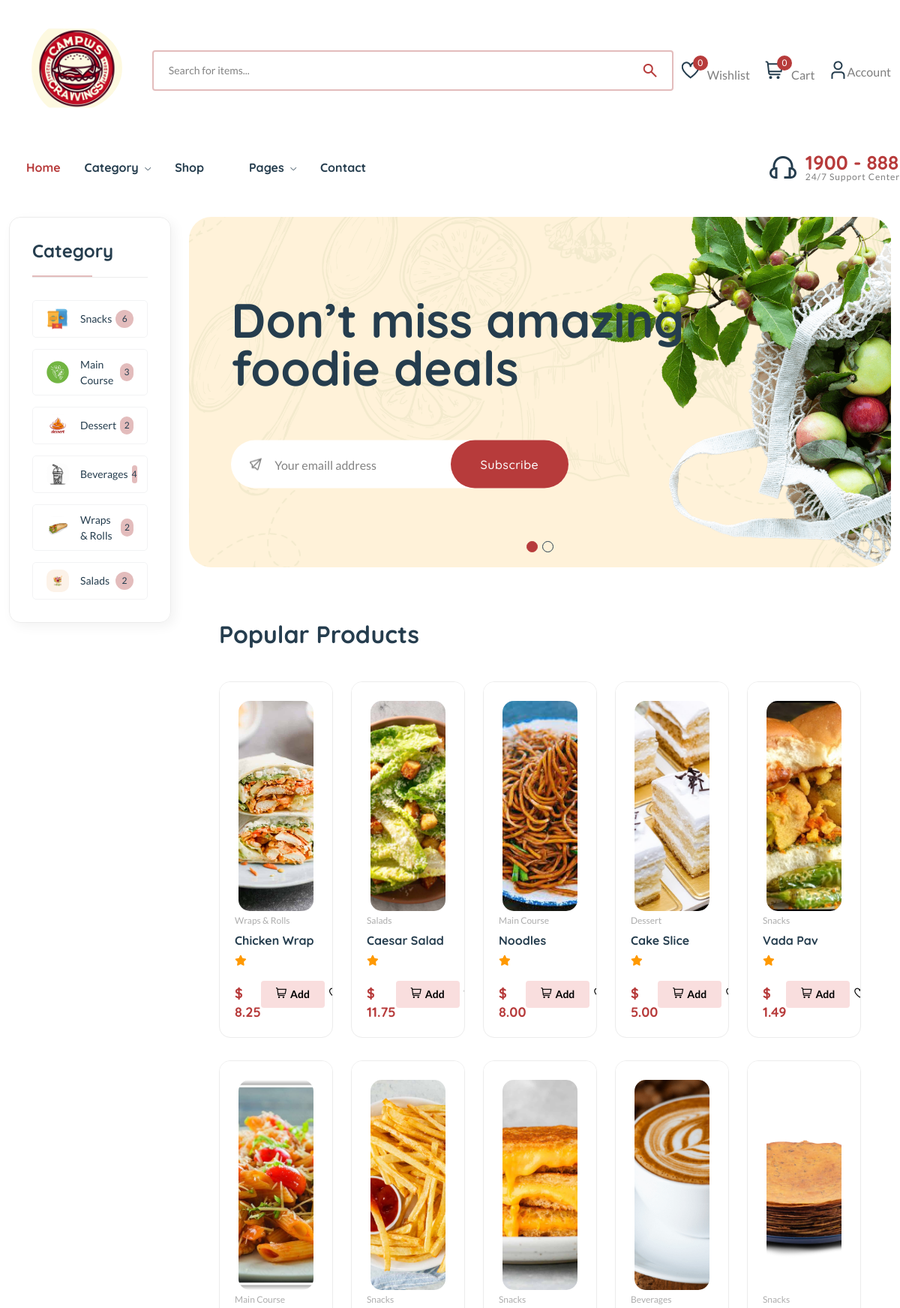
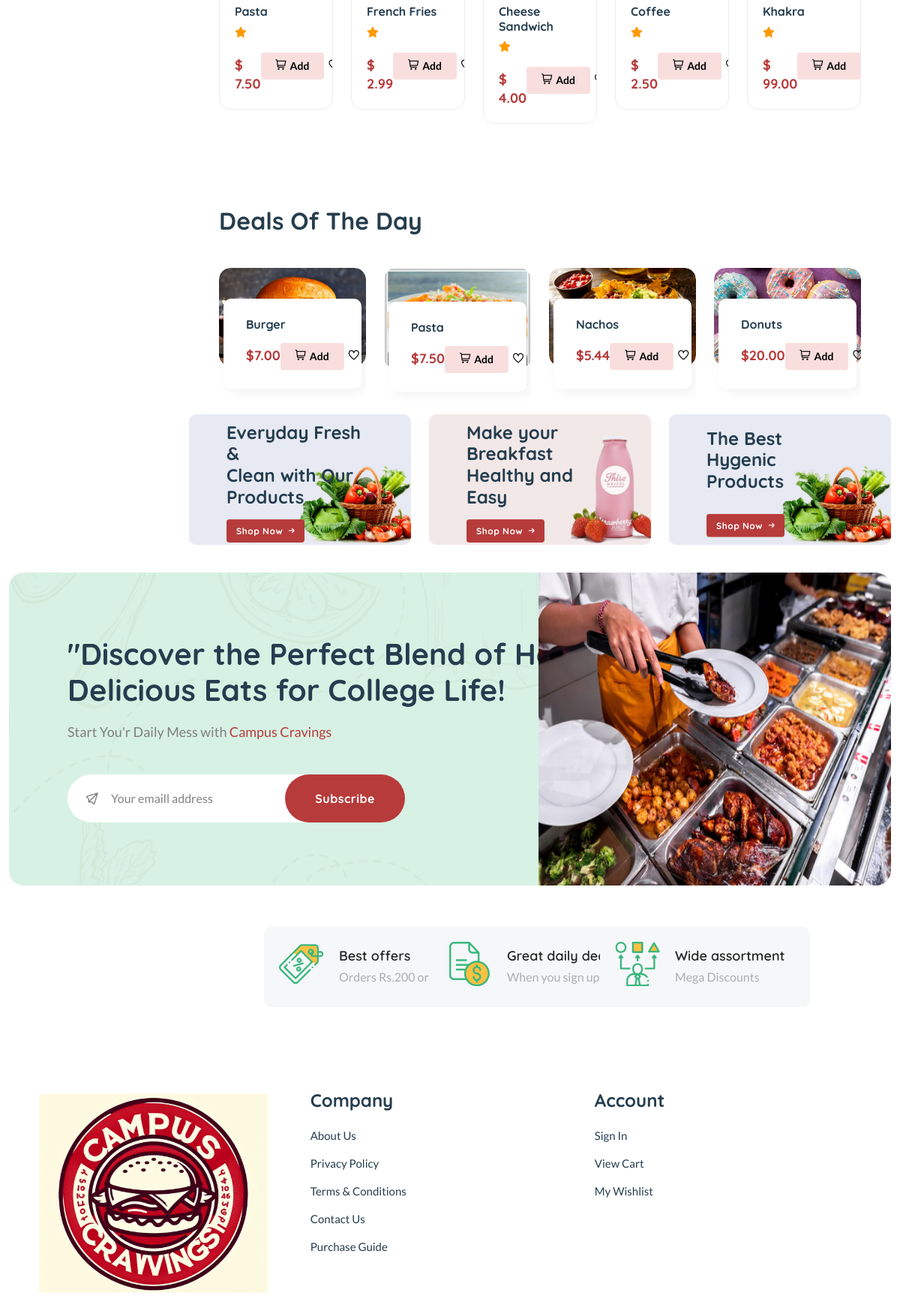
The page / (upper part) on the database its author committed (2 pictures, top to bottom).
### core/models.py (models this page shows, shortened)
class Product(models.Model):
    pid = ShortUUIDField(unique=True, length=10, max_length=20, alphabet="abcdefgh12345")
    user = models.ForeignKey(User, on_delete=models.SET_NULL, null=True)
    category = models.ForeignKey(Category, on_delete=models.SET_NULL, null=True, related_name="category")
    title = models.CharField(max_length=100,)
    image = models.ImageField(
        upload_to=user_directory_path, default="product.jpg")
    description = models.TextField(null=True, blank=True)
    price = models.DecimalField(
        max_digits=99999999999999, decimal_places=2, default="99")
    stock_count = models.CharField(
        max_length=100, default="10", null=True, blank=True)
    tags = TaggableManager(blank=True)
    featured = models.BooleanField(default=False)
    deal = models.BooleanField(default=False)
    sku = ShortUUIDField(unique=True, length=4, max_length=10,
                         prefix="sku", alphabet="1234567890")
    class Meta:
        verbose_name_plural = "Products"

class Category(models.Model):
    cid = ShortUUIDField(unique=True, length=10, max_length=20,
                         prefix="cc", alphabet="abcdefgh12345")
    title = models.CharField(max_length=100, default="Food")
    image = models.ImageField(upload_to="category", default="category.jpg")
    class Meta:
        verbose_name_plural = "Categories"
    def product_count(self):
        return Product.objects.filter(category=self).count()

### core/views.py (the view)
# urls.py: path("", index, name="index"),
def index(request):
    products = Product.objects.filter(featured=True).order_by("-id")
    dealproducts = Product.objects.filter(deal=True).order_by("-id")
    context = {
        "products":products,
        "dealproducts":dealproducts,
    }
    return render(request, 'core/index.html', context)

### core/context_processor.py (called while the page is built)
def default(request):
    categories = Category.objects.all()
    if request.user.is_authenticated:
        try:
            wishlist = wishlist_model.objects.filter(user=request.user)
        except:
            messages.warning(request, "You need to login before accessing your wishlist.")
            wishlist = 0
    else:
        wishlist = 0
    return {
        'categories':categories,
        'wishlist':wishlist,
    }

### templates/core/index.html (shortened to what this page needs)
{% extends 'partials/base.html' %}
{% load static %}
{% block content %}
<main class="main">
    <div class="container mb-30">
        <div class="row flex-row-reverse">
            <div class="col-lg-4-5">
                <section class="home-slider position-relative mb-30">
                    <div class="home-slide-cover mt-30">
                        <div class="hero-slider-1 style-4 dot-style-1 dot-style-1-position-1">
                            <div class="single-hero-slider single-animation-wrap"
                                style="background-image: url({% static 'assets/imgs/slider/slider-1.png' %})">
                                <div class="slider-content">
                                    <h1 class="display-2 mb-40">
                                        Don’t miss amazing<br /> foodie deals
                                    </h1>
                                    <form class="form-subcriber d-flex">
                                        <input type="email" placeholder="Your emaill address" />
                                        <button class="btn" type="submit">Subscribe</button>
                                    </form>
                                </div>
                            </div>
                        </div>
                    </div>
                </section>
                <section class="product-tabs section-padding position-relative">
                    <div class="section-title style-2">
                        <h3>Popular Products</h3>
                    </div>
                    <div class="tab-content" id="myTabContent">
                        <div class="tab-pane fade show active" id="tab-one" role="tabpanel" aria-labelledby="tab-one">
                            <div class="row product-grid-4">
                                {% for p in products %}
                                <div class="col-lg-1-5 col-md-4 col-12 col-sm-6">
                                    <div class="product-cart-wrap mb-30">
                                        <div class="product-img-action-wrap">
                                            <div class="product-img product-img-zoom">
                                                <a href="{% url 'core:product-detail' p.pid %}">
                                                    <img class="default-img" src="{{ p.image.url }}" alt=""
                                                        style="height: 280px; width: 280px; object-fit: cover;" />
                                                </a>
                                            </div>
                                        </div>
                                        <div class="product-content-wrap">
                                            <div class="product-category">
                                                <a href="{% url 'core:product-detail' p.pid %}">{{p.category.title}}</a>
                                            </div>
                                            <h2><a href="{% url 'core:product-detail' p.pid %}">{{ p.title }}</a></h2>
                                            <div class="product-rate-cover">
                                                <i class="fas fa-star text-warning"></i>
                                            </div>
                                            <div class="product-card-bottom">
                                                <div class="product-price">
                                                    <span>$</span>
                                                    <span class="current-product-price-{{ p.id }}">{{p.price}}</span>
                                                </div>
                                                <div class="add-cart">
                                                    <div class="d-flex">
                                                        <button class="add add-to-cart-btn" data-index="{{ p.id }}" style="border: none;" id="add-to-cart-btn"><i class="fi-rs-shopping-cart mr-5"></i>Add</button>
                                                        <button style="border: none; background: none;" class="add-to-wishlist" data-product-item="{{p.id}}"><i class="fi-rs-heart" style="fill: aqua;"></i></button>
                                                    </div>
                                                </div>
                                            </div>
                                        </div>
                                    </div>
                                </div>
                                {% endfor %}
                            </div>
                </section>
                <section class="section-padding pb-5">
                    <div class="section-title">
                        <h3 class="">Deals Of The Day</h3>
                    </div>
                    <div class="row">
                        {% for d in dealproducts %}
                        <div class="col-xl-3 col-lg-4 col-md-6">
                            <div class="product-cart-wrap style-2">
                                <div class="product-img-action-wrap">
                                    <div class="product-img">
                                        <a href="{% url 'core:product-detail' d.pid %}">
                                        </a>
                                    </div>
                                </div>
                                <div class="product-content-wrap">
                                    <div class="deals-content">
                                        <h2><a href="{% url 'core:product-detail' d.pid %}">{{ d.title }}</a></h2>
                                        <div class="product-card-bottom">
                                            <div class="product-price">
                                                <span>${{ d.price }}</span>
                                            </div>
                                            <div class="add-cart">
                                                <div class="d-flex">
                                                    <button class="add add-to-cart-btn" data-index="{{ p.id }}" style="border: none;" id="add-to-cart-btn"><i class="fi-rs-shopping-cart mr-5"></i>Add</button>
                                                    <button style="border: none; background: none;" class="add-to-wishlist" data-product-item="{{p.id}}"><i class="fi-rs-heart" style="fill: aqua;"></i></button>
                                                </div>
                                            </div>
                                        </div>
                                    </div>
                                </div>
                            </div>
                        </div>
                        {% endfor %}
                    </div>
                </section>
                <section class="banners">
                    <div class="row">
                        <div class="col-lg-4 col-md-6">
                            <div class="banner-img">
                                <img src="{% static 'assets/imgs/banner/banner-3.png' %}" alt="" />
                                <div class="banner-text">
                                    <h4>
                                        Everyday Fresh & <br />Clean with Our<br /> Products
                                    </h4>
                                    <a href="{% url 'core:product-list'%}" class="btn btn-xs">Shop Now <i
                                            class="fi-rs-arrow-small-right"></i></a>
                                </div>
                            </div>
                        </div>
                        <div class="col-lg-4 col-md-6">
                            <div class="banner-img">
                                <img src="{% static 'assets/imgs/banner/banner-2.png' %}" alt="" />
                                <div class="banner-text">
                                    <h4>
                                        Make your Breakfast<br /> Healthy and Easy
                                    </h4>
                                    <a href="{% url 'core:product-list'%}" class="btn btn-xs">Shop Now <i
                                            class="fi-rs-arrow-small-right"></i></a>
                                </div>
                            </div>
                        </div>
                        <div class="col-lg-4 d-md-none d-lg-flex">
                            <div class="banner-img mb-sm-0">
                                <img src="{% static 'assets/imgs/banner/banner-3.png' %}" alt="" />
                                <div class="banner-text">
                                    <h4>The Best Hygenic <br />Products </h4>
                                    <a href="{% url 'core:product-list'%}" class="btn btn-xs">Shop Now <i
                                            class="fi-rs-arrow-small-right"></i></a>
                                </div>
                            </div>
                        </div>
                    </div>
                </section>
            </div>
            <div class="col-lg-1-5 primary-sidebar sticky-sidebar pt-30">
                <div class="sidebar-widget widget-category-2 mb-30">
                    <h5 class="section-title style-1 mb-30">Category</h5>
                    <ul>
                        {% for c in categories %}
                        <li>
                            <a href="{% url 'core:category-product-list' c.cid %}"> <img src="{{ c.image.url }}" alt=""
                                    style="width: 30px; height: 30px; object-fit: cover; border-radius: 10px;" />{{c.title}}</a><span
                                class="count">{{c.product_count}}</span>
                        </li>
                        {% endfor %}
                    </ul>
                </div>
            </div>
        </div>
    </div>
{% endblock content %}

### rows shown on the page
Product: image (picture), category "Wraps & Rolls", title "Chicken Wrap", price "8.25"
Product: image (picture), category "Salads", title "Caesar Salad", price "11.75"
Product: image (picture), category "Main Course", title "Noodles", price "8.00"
Product: image (picture), category "Dessert", title "Cake Slice", price "5.00"
Product: image (picture), category "Snacks", title "Vada Pav", price "1.49"
Product: image (picture), category "Main Course", title "Pasta", price "7.50"
Product: image (picture), category "Snacks", title "French Fries", price "2.99"
Product: image (picture), category "Snacks", title "Cheese Sandwich", price "4.00"
Product: image (picture), category "Beverages", title "Coffee", price "2.50"
Product: image (picture), category "Snacks", title "Khakra", price "99.00"
Product: title "Burger", price "7.00"
Product: title "Nachos", price "5.44"
Product: title "Donuts", price "20.00"
Category: image (picture), title "Snacks", product_count "6"
Category: image (picture), title "Main Course", product_count "3"
Category: image (picture), title "Dessert", product_count "2"
Category: image (picture), title "Beverages", product_count "4"
Category: image (picture), title "Wraps & Rolls", product_count "2"
Category: image (picture), title "Salads", product_count "2"

### other values the page prints
{{ request.session.cart_data_obj|length }} "0"
